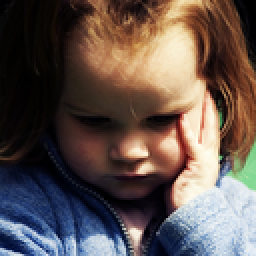
#> input picture btl_XLA/web_base/assets/images/00943.png, 128 x 128 px, found by its file name (shown 2 times larger)
$ python LBP_feature.py
#> lines starting #> are read from the running program, lines starting #| are printed output that depends on the picture
from builtins import range

import numpy as np
import math
import cv2
import os
import math
#lbp 8 x1
# read image  , each image a row
a = np.zeros(9);
a[0] = 2**6;
a[1] = 2**7;
a[2] = 2**0;
a[3] = 2**5;
a[4] = 0;
a[5] =2**1;
a[6] = 2**4;
a[7] = 2**3;
a[8] = 2**2;
index_arr = np.array(
    [0, 1, 2, 3, 4, 6, 7, 8, 12, 14, 15, 16, 24, 28, 30, 31, 32, 48, 56, 60, 62, 63, 64, 96, 112, 120, 124, 126, 127,
    128, 129,131,135,143,159,191,192,193,195,199,207,223,224,225,227,231,239,240,241,243,247,248,249,251,252,253,254,255]);


def read_data(folder):
   images = []
   for filename in os.listdir(folder):
      img = cv2.imread(os.path.join(folder, filename),0)
      if img is not None:
        images.append(img)
   return images

def lbp_one(img,a,index_arr):
    # img =np.asarray(img)
    r, v = img.shape; # get  shape
    new_img = np.zeros((r + 2, v + 2)); # generate array
    new_img[1:r + 1, 1:v + 1] = img;
    #imgn = np.zeros((r,v))
    his_lbp_one = np.zeros(256);
    for i in range(1, r + 1):
        for j in range(1, v + 1):
            mask = new_img[i - 1:i + 2, j - 1:j + 2] - new_img[i][j];
            mask = np.where(mask >= 0, 0, 1)
            tem = mask.reshape(9) * a;
            index = int(sum(tem))
            his_lbp_one[index] += 1


    t = sum(his_lbp_one)
    #print(imgn)
    his_lbp = np.zeros(59);
    his_lbp[0:58] = his_lbp_one[index_arr]
    his_lbp[58] = t - sum(his_lbp_one[index_arr])
    return (his_lbp)
def lbp(img_arr, a, index_arr):
    his = [] ;
    for i in range(len(img_arr)):
        tem  = lbp_one(img_arr[i],a,index_arr);
        his.append(tem)

    return np.asarray(his);
def distance(hist1, matrix_hist):
    dis = matrix_hist-hist1
    dis *= dis
    dis = sum(dis.T)
    dis = dis **(1/2)
    return dis

# [5 lines of commented-out code are left out]
test = cv2.imread("C:\\Users\\tiem.nv164039\\Desktop\\images\\00943.png", 0);
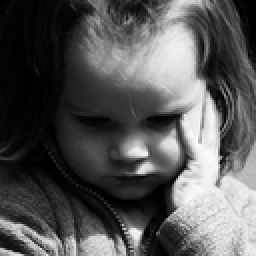
#> test: shape (128, 128) (shown 2 times larger); min 0, max 253, mean 86.5

his_one =  lbp_one(test,a,index_arr);
#> in lbp_one, `new_img[1:r + 1, 1:v + 1] = img;`:
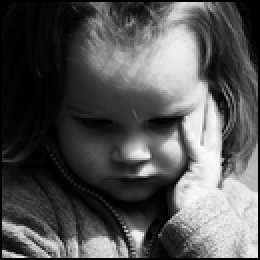
#> new_img: shape (130, 130) float64 (shown 2 times larger); min 0, max 253, mean 83.8
#> after the loop in lbp_one, `for i in range(1, r + 1):`: his_lbp_one = 256 values, max 1296 at index 0, min 0 at index 172, mean 64
#> in lbp_one, `t = sum(his_lbp_one)`: t = 16384
#> his_one = 59 values, max 3130 at index 58, min 73 at index 21, mean 277.7
print(his_one)
#| [1296.  143.   99.   91.  150.  100.  307.  203.   79.   86.  320.  180.
#|   107.  200.  265.   91.  130.  167.  375.  593.  119.   73.  197.  160.
#|   482.  801.  271.   80.  172.  226.  104.  221.  514.  147.   74.   82.
#|   127.  257.  478.  232.   91.   84.  184.  340.  127.   87.   94.  573.
#|   217.  133.  202.  233.  107.  121.  104.  126.   90.  542. 3130.]
# [7 lines of commented-out code are left out]

cv2.imshow('anh goc', test)

cv2.waitKey(0);
cv2.destroyAllWindows();

$ run again, with btl_XLA/web_base/assets/images/00944.png copied over btl_XLA/web_base/assets/images/00943.png
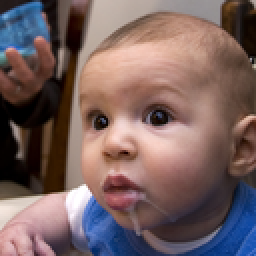
#> input picture btl_XLA/web_base/assets/images/00944.png, 128 x 128 px, found by its file name (shown 2 times larger)
#> `test = cv2.imread("C:\\Users\\tiem.nv164039\\Desktop\\images\\00943.pn..`:
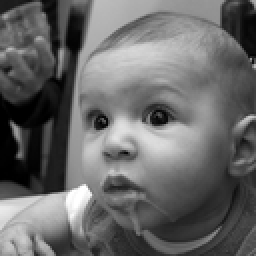
#> test: shape (128, 128) (shown 2 times larger); min 0, max 255, mean 103.9
#> in lbp_one, `new_img[1:r + 1, 1:v + 1] = img;`:
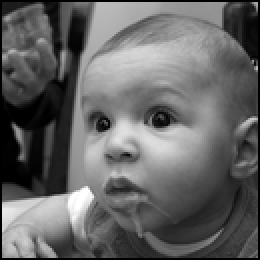
#> new_img: shape (130, 130) float64 (shown 2 times larger); min 0, max 255, mean 100.7
#> after the loop in lbp_one, `for i in range(1, r + 1):`: his_lbp_one = 256 values, max 1196 at index 30, min 0 at index 43, mean 64
#> t = 16384
#> his_one = 59 values, max 2129 at index 58, min 44 at index 53, mean 277.7
#| [ 900.  113.  128.  121.  201.  197.  349.  191.  224.  560.  925.  125.
#|   145.  454. 1196.  443.  139.  131.  215.  652.  272.  153.   91.   97.
#|   263.  385.  233.  111.  129.  106.   95.  164.  448.  174.  138.   66.
#|    89.  208.  396.  183.   90.  118.  183.  569.  145.   85.   68.  660.
#|   176.   60.   96.  101.   70.   44.  106.  117.   68.  289. 2129.]

$ run again, with btl_XLA/web_base/assets/images/00945.png copied over btl_XLA/web_base/assets/images/00943.png
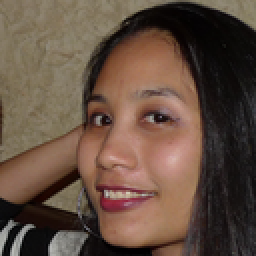
#> input picture btl_XLA/web_base/assets/images/00945.png, 128 x 128 px, found by its file name (shown 2 times larger)
#> `test = cv2.imread("C:\\Users\\tiem.nv164039\\Desktop\\images\\00943.pn..`:
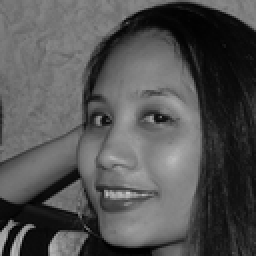
#> test: shape (128, 128) (shown 2 times larger); min 0, max 200, mean 82.9
#> in lbp_one, `new_img[1:r + 1, 1:v + 1] = img;`:
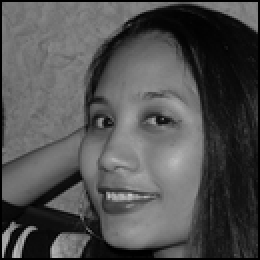
#> new_img: shape (130, 130) float64 (shown 2 times larger); min 0, max 200, mean 80.4
#> after the loop in lbp_one, `for i in range(1, r + 1):`: his_lbp_one = 256 values, max 1211 at index 0, min 0 at index 89, mean 64
#> t = 16384
#> his_one = 59 values, max 3448 at index 58, min 74 at index 56, mean 277.7
#| [1211.  149.  153.  115.  160.  121.  284.  205.  115.  210.  503.  124.
#|   101.  207.  636.  223.  184.  107.  150.  420.  101.   80.  190.  168.
#|   241.  366.  190.   86.  204.  265.  121.  166.  435.  191.  109.   79.
#|   135.  246.  289.  178.  120.  119.  237.  587.  133.   99.   79.  491.
#|   258.  105.  215.  164.  110.  102.  112.  114.   74.  599. 3448.]

$ run again, with btl_XLA/web_base/assets/images/00946.png copied over btl_XLA/web_base/assets/images/00943.png
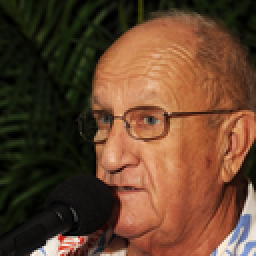
#> input picture btl_XLA/web_base/assets/images/00946.png, 128 x 128 px, found by its file name (shown 2 times larger)
#> `test = cv2.imread("C:\\Users\\tiem.nv164039\\Desktop\\images\\00943.pn..`:
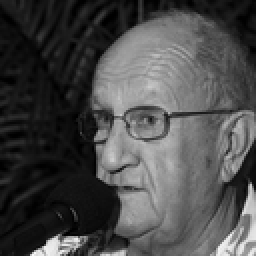
#> test: shape (128, 128) (shown 2 times larger); min 0, max 247, mean 73.6
#> in lbp_one, `new_img[1:r + 1, 1:v + 1] = img;`:
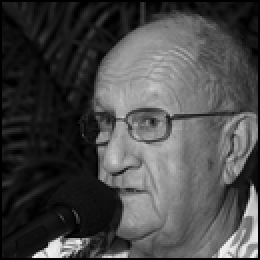
#> new_img: shape (130, 130) float64 (shown 2 times larger); min 0, max 247, mean 71.4
#> after the loop in lbp_one, `for i in range(1, r + 1):`: his_lbp_one = 256 values, max 963 at index 0, min 0 at index 168, mean 64
#> t = 16384
#> his_one = 59 values, max 3178 at index 58, min 76 at index 35, mean 277.7
#| [ 963.  179.  190.  157.  146.  153.  370.  206.  133.  224.  752.  147.
#|   120.  220.  377.  273.  165.  135.  158.  239.  113.  121.  115.  119.
#|   215.  245.  151.  128.  160.  244.  147.  230.  428.  248.  123.   76.
#|   132.  248.  260.  233.  127.  172.  289.  624.  175.  158.  134.  696.
#|   284.   97.  216.  135.   85.   79.  133.  147.   82.  530. 3178.]
